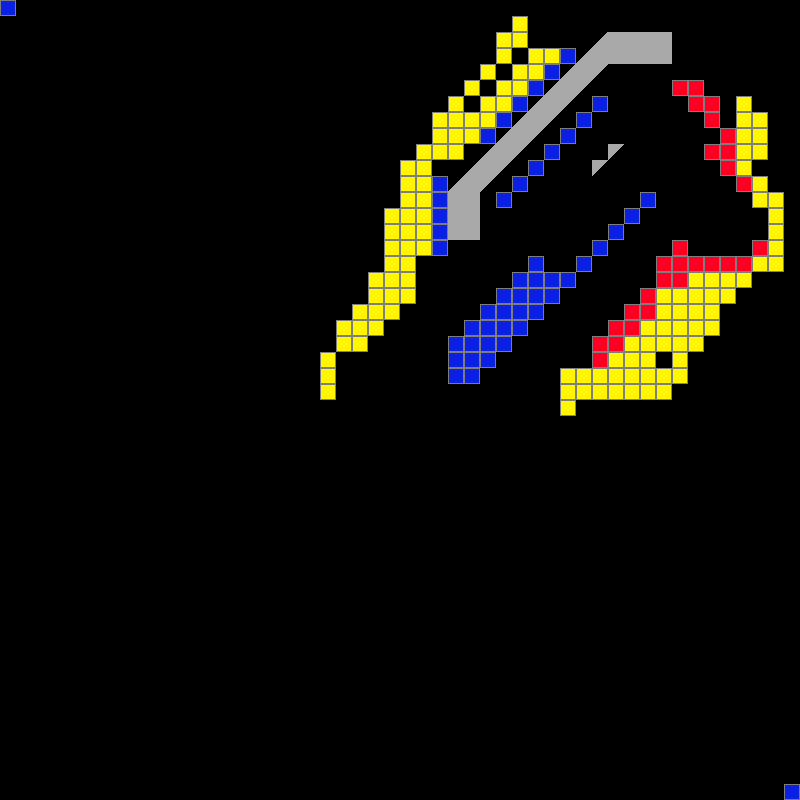

This game map was drawn from its Tiled (.tmx) file and the tilesets committed beside it. A one-line description and the trimmed map source follow:
An orthogonal 50x50 tile map with 16x16 px tiles, 1 tile layer (Tile Layer 1) and 1 object.

<map version="1.0" orientation="orthogonal" width="50" height="50" tilewidth="16" tileheight="16">
 <tileset firstgid="1" name="Simple" tilewidth="16" tileheight="16">
  <image source="simpleAtlas.png" width="128" height="128" />
 </tileset>
 <layer name="Tile Layer 1" width="50" height="50">
  <data>[2500 cells, 240 non-empty, 6 distinct tile ids]</data>
 </layer>
 <objectgroup name="Object Layer 1" width="50" height="50">
  <object x="672" y="48">
   <polyline points="0,0 -16,0 -32,0 -48,0 -64,0 -80,16 -96,32 -112,48 -128,64 -144,80 -160,96 -176,112 -192,128 -208,144 -208,160 -208,176 -208,192 -192,208 -176,208 -160,192 -144,176 -128,160 -112,144 -96,128 -80,112 -64,96 -48,80 -32,96 -16,112 0,96 16,80 0,64 -16,48 -32,64 -16,80 0,96 16,112 32,128 48,144 64,160 48,176 32,160 16,144 0,160 -16,176 -48,208 -80,240 -128,288 -176,336 -208,368 -240,368 -272,336 -272,320 -256,304 -240,288 -224,272 -80,144 -48,112 -32,128 -48,144 -64,160 -80,176" />
  </object>
 </objectgroup>
</map>
